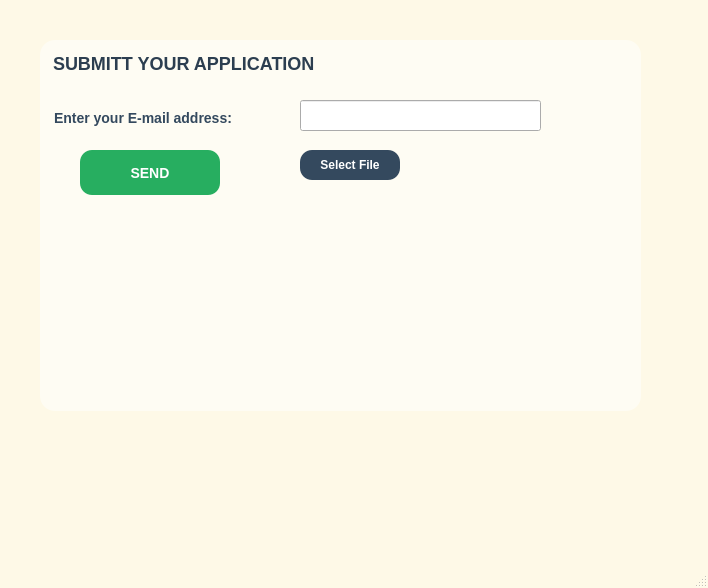
<?xml version="1.0" encoding="UTF-8"?>
<ui version="4.0">
 <class>MainWindow</class>
 <widget class="QMainWindow" name="MainWindow">
  <property name="geometry">
   <rect>
    <x>0</x>
    <y>0</y>
    <width>708</width>
    <height>588</height>
   </rect>
  </property>
  <property name="windowTitle">
   <string>MainWindow</string>
  </property>
  <property name="styleSheet">
   <string notr="true">
QMainWindow, QWidget#centralwidget {
    background-color: #fef9e7;
}


QFrame#frame {
    background-color: rgba(255, 255, 255, 0.5); 
    border-radius: 15px;
}
QPushButton {
    min-width: 140px;   
    min-height: 45px;  
    border-radius: 12px;
    font-weight: bold;
    font-size: 14px;
    color: white;
    border: none;
}


#pushButton {
    background-color: #27ae60;
}
#pushButton:hover {
    background-color: #2ecc71;
}


#buttonSelect {
    background-color: #34495e;
    min-width: 100px;   
    max-width: 120px;   
    min-height: 30px;  
    font-size: 12px;    

}
#buttonSelect:hover {
    background-color: #465d75;
}


QPushButton:pressed {
    padding-top: 5px;
    background-color: #1a1a1a;
}</string>
  </property>
  <widget class="QWidget" name="centralwidget">
   <widget class="QFrame" name="frame">
    <property name="geometry">
     <rect>
      <x>40</x>
      <y>40</y>
      <width>601</width>
      <height>371</height>
     </rect>
    </property>
    <property name="frameShape">
     <enum>QFrame::StyledPanel</enum>
    </property>
    <property name="frameShadow">
     <enum>QFrame::Raised</enum>
    </property>
    <widget class="QPushButton" name="pushButton">
     <property name="geometry">
      <rect>
       <x>40</x>
       <y>110</y>
       <width>140</width>
       <height>45</height>
      </rect>
     </property>
     <property name="text">
      <string>SEND</string>
     </property>
    </widget>
    <widget class="QLabel" name="label">
     <property name="geometry">
      <rect>
       <x>13</x>
       <y>13</y>
       <width>262</width>
       <height>21</height>
      </rect>
     </property>
     <property name="styleSheet">
      <string notr="true">QLabel {
    color: #2c3e50;
    font-size: 18px;
    font-weight: bold;
    font-family: &quot;Segoe UI&quot;, Arial;
    background-color: transparent;
    qproperty-alignment: 'AlignCenter';
}</string>
     </property>
     <property name="text">
      <string>SUBMITT YOUR APPLICATION</string>
     </property>
    </widget>
    <widget class="QLabel" name="label_2">
     <property name="geometry">
      <rect>
       <x>10</x>
       <y>70</y>
       <width>186</width>
       <height>18</height>
      </rect>
     </property>
     <property name="styleSheet">
      <string notr="true">QLabel {
    color: #34495e;                
    font-size: 14px;             
    font-weight: bold;             
    font-family: &quot;Segoe UI&quot;, Arial; 
    background-color: transparent;
    margin-bottom: 2px;           
}</string>
     </property>
     <property name="text">
      <string>Enter your E-mail address:</string>
     </property>
    </widget>
    <widget class="QLineEdit" name="lineEdit">
     <property name="geometry">
      <rect>
       <x>260</x>
       <y>60</y>
       <width>241</width>
       <height>31</height>
      </rect>
     </property>
    </widget>
    <widget class="QPushButton" name="buttonSelect">
     <property name="geometry">
      <rect>
       <x>260</x>
       <y>110</y>
       <width>100</width>
       <height>30</height>
      </rect>
     </property>
     <property name="text">
      <string>Select File</string>
     </property>
    </widget>
   </widget>
  </widget>
  <widget class="QMenuBar" name="menubar">
   <property name="geometry">
    <rect>
     <x>0</x>
     <y>0</y>
     <width>708</width>
     <height>30</height>
    </rect>
   </property>
  </widget>
  <widget class="QStatusBar" name="statusbar"/>
 </widget>
 <resources/>
 <connections/>
</ui>
